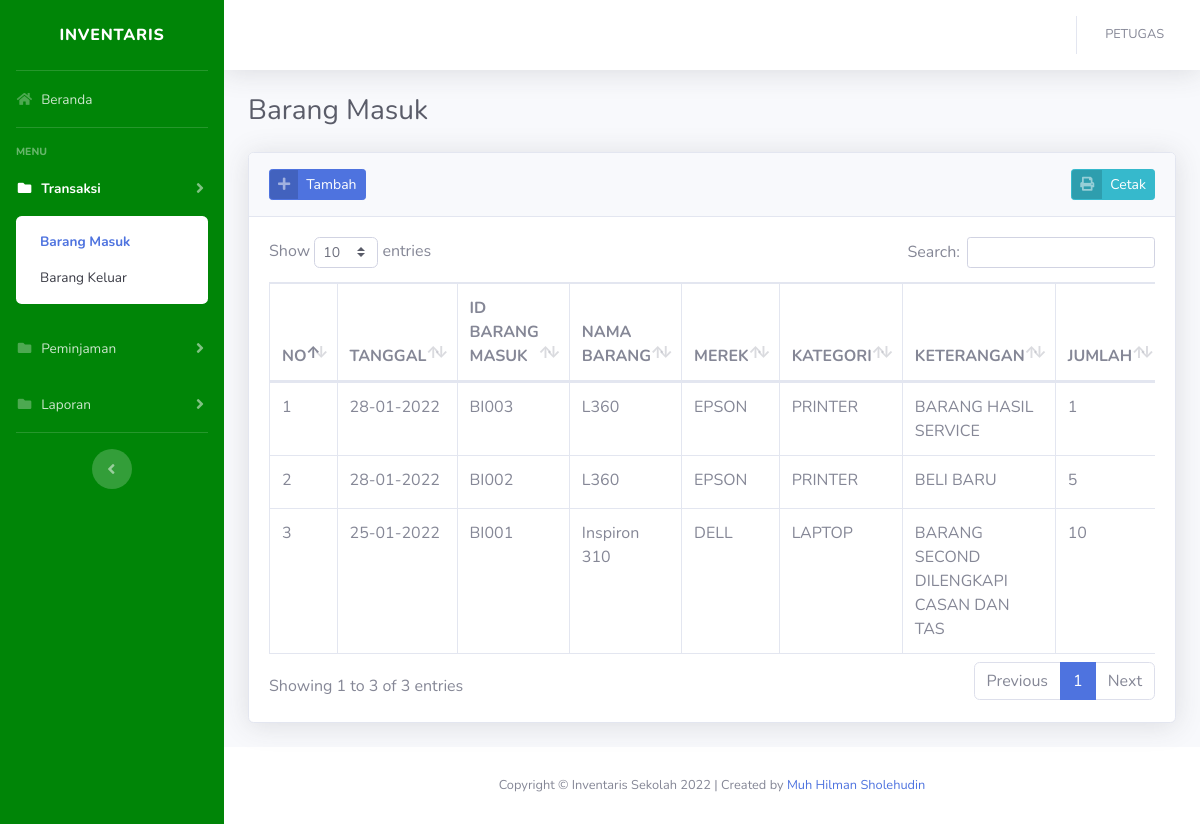
Screenshot of /petugas.php?barang_masuk (signed in) with the database file from the repository.
### tables this page shows
CREATE TABLE `barang_masuk` (
  `idbarang_masuk` varchar(255) NOT NULL,
  `barang_id` varchar(255) NOT NULL,
  `jumlah` int(11) NOT NULL,
  `keterangan` varchar(256) NOT NULL,
  `tanggal` date NOT NULL
);

CREATE TABLE `barang` (
  `idbarang` varchar(255) NOT NULL,
  `merek_id` varchar(255) NOT NULL,
  `kategori_id` varchar(255) NOT NULL,
  `nama_barang` varchar(128) NOT NULL,
  `keterangan` varchar(256) NOT NULL,
  `stok` int(11) NOT NULL
);

CREATE TABLE `merek` (
  `idmerek` varchar(255) NOT NULL,
  `nama_merek` varchar(128) NOT NULL,
  `keterangan` varchar(256) NOT NULL
);

CREATE TABLE `kategori` (
  `idkategori` varchar(255) NOT NULL,
  `nama_kategori` varchar(128) NOT NULL,
  `keterangan` varchar(256) NOT NULL
);

### config/function.php (called while the page is built, shortened)
<?php
function base_url()
{
    $base_url = ((isset($_SERVER['HTTPS']) && $_SERVER['HTTPS'] == "on") ? "https" : "http");
    $base_url .= "://" . $_SERVER['HTTP_HOST'];
    $base_url .= str_replace(basename($_SERVER['SCRIPT_NAME']), "", $_SERVER['SCRIPT_NAME']);
    return $base_url;
}

### views/transaksi/barang_masukp.php (the view, shortened to what this page needs)
<div class="container-fluid">
    <div class="d-sm-flex align-items-center justify-content-between mb-4">
        <h1 class="h3 mb-0 text-gray-800">Barang Masuk</h1>
    </div>
    <div class="card shadow mb-4">
        <div class="card-header py-3">
            <a href="#" class="btn btn-primary btn-icon-split btn-sm" data-toggle="modal" data-target="#barang_masuk">
                <span class="icon text-white-50">
                    <i class="fas fa-plus"></i>
                </span>
                <span class="text">Tambah</span>
            </a>
            <a href="<?= base_url(); ?>process/cetak_barang_masuk.php" target="_blank" class="btn btn-info btn-icon-split btn-sm float-right">
                <span class="icon text-white-50">
                    <i class="fas fa-print"></i>
                </span>
                <span class="text">Cetak</span>
            </a>
        </div>
        <div class="card-body">
            <div class="table-responsive">
                <table class="table table-bordered table-hover" id="dataTable" width="100%" cellspacing="0">
                    <thead>
                        <tr>
                            <th width="20">NO</th>
                            <th>TANGGAL</th>
                            <th>ID BARANG MASUK</th>
                            <th>NAMA BARANG</th>
                            <th>MEREK</th>
                            <th>KATEGORI</th>
                            <th>KETERANGAN</th>
                            <th>JUMLAH</th>
                        </tr>
                    </thead>
                    <tbody>
                        <?php
                        $n = 1;
                        $query = mysqli_query($con, "SELECT x.*,x1.nama_barang,x2.nama_merek,x3.nama_kategori FROM barang_masuk x JOIN barang x1 ON x1.idbarang=x.barang_id JOIN merek x2 ON x2.idmerek=x1.merek_id JOIN kategori x3 ON x3.idkategori=x1.kategori_id ORDER BY x.idbarang_masuk DESC") or die(mysqli_error($con));
                        while ($row = mysqli_fetch_array($query)) :
                        ?>
                            <tr>
                                <td><?= $n++; ?></td>
                                <td><?= date('d-m-Y', strtotime($row['tanggal'])); ?></td>
                                <td><?= $row['idbarang_masuk']; ?></td>
                                <td><?= $row['nama_barang']; ?></td>
                                <td><?= $row['nama_merek']; ?></td>
                                <td><?= $row['nama_kategori']; ?></td>
                                <td><?= $row['keterangan']; ?></td>
                                <td><?= $row['jumlah']; ?></td>
                            </tr>
                        <?php endwhile; ?>
                    </tbody>
                </table>
            </div>
        </div>
    </div>
</div>

### rows the page displays
barang_masuk: tanggal "28-01-2022", idbarang_masuk "BI003", barang.nama_barang "L360", merek.nama_merek "EPSON", kategori.nama_kategori "PRINTER", keterangan "BARANG HASIL SERVICE", jumlah "1"
barang_masuk: tanggal "28-01-2022", idbarang_masuk "BI002", barang.nama_barang "L360", merek.nama_merek "EPSON", kategori.nama_kategori "PRINTER", keterangan "BELI BARU", jumlah "5"
barang_masuk: tanggal "25-01-2022", idbarang_masuk "BI001", barang.nama_barang "Inspiron 310", merek.nama_merek "DELL", kategori.nama_kategori "LAPTOP", keterangan "BARANG SECOND DILENGKAPI CASAN DAN TAS", jumlah "10"

### other values shown
$_SESSION['fullname'] "PETUGAS"
